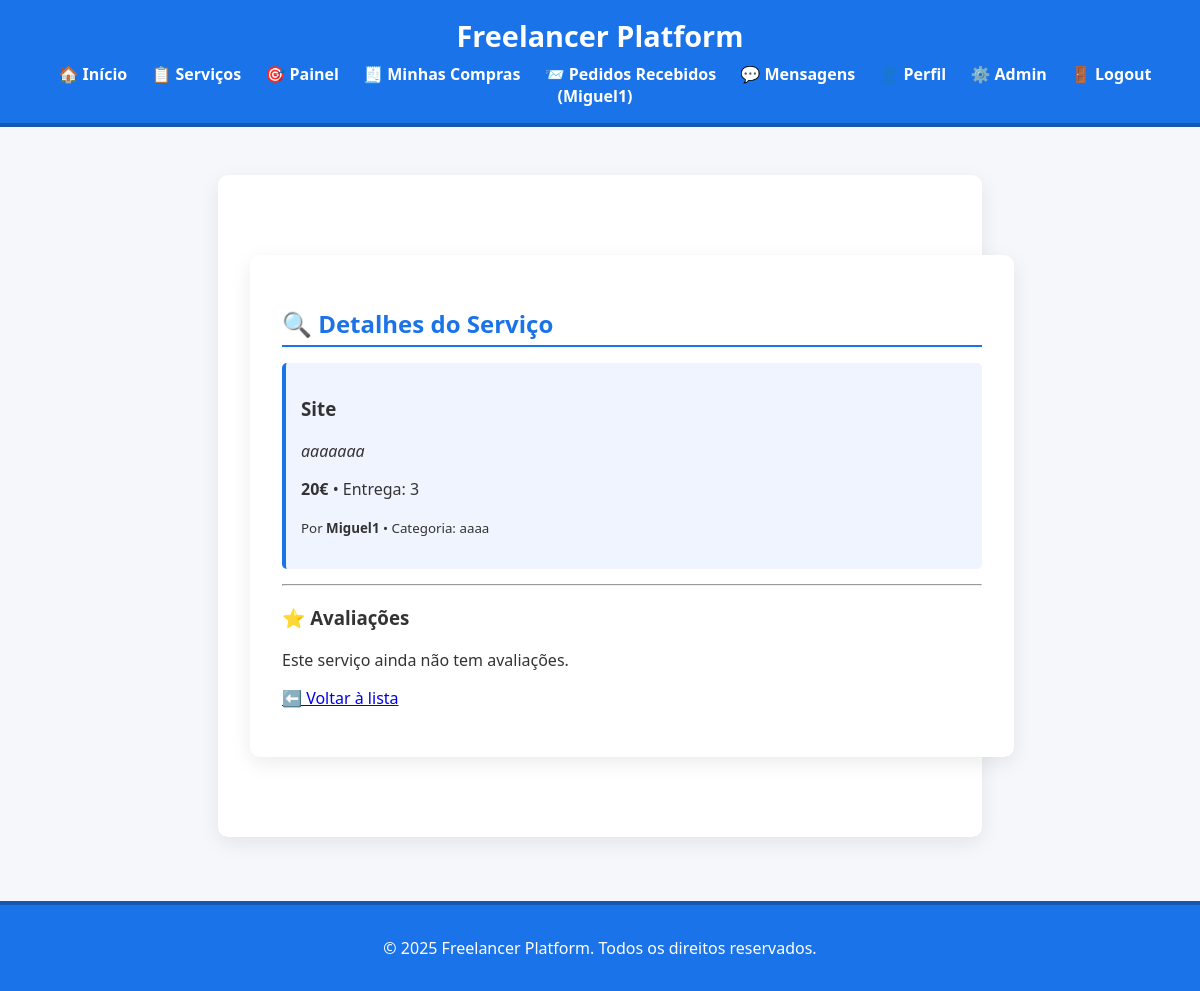
The page /pages/service_detail.php?id=4 (signed in) on the database as committed earlier.
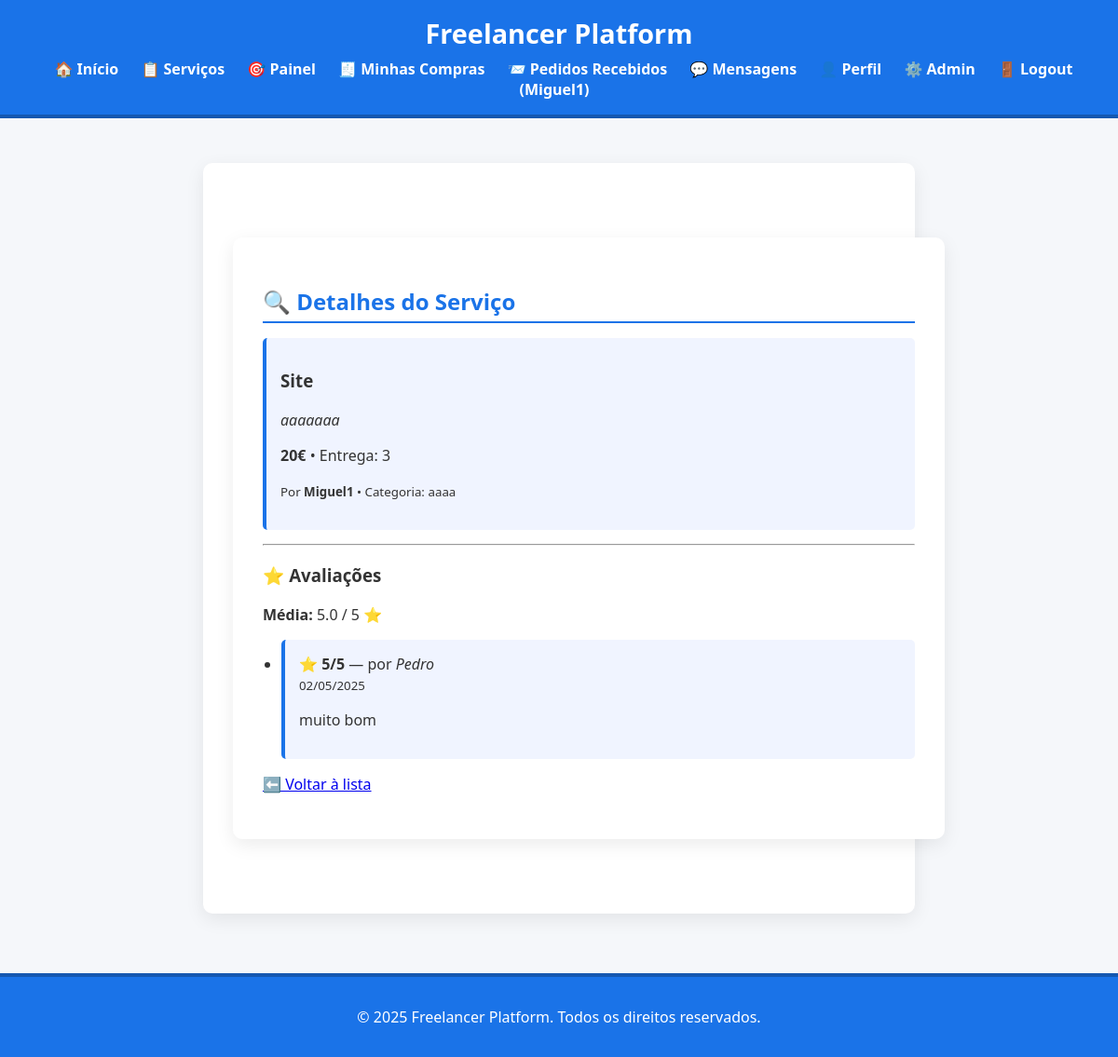
The same page on the database as committed later.
### tables this page shows
CREATE TABLE services (
    id INTEGER PRIMARY KEY AUTOINCREMENT,
    freelancer_id INTEGER NOT NULL,
    title TEXT NOT NULL,
    description TEXT,
    price REAL NOT NULL,
    delivery_time TEXT NOT NULL,
    category TEXT, 
    media_path TEXT,
    is_promoted INTEGER DEFAULT 0,
    FOREIGN KEY(freelancer_id) REFERENCES users(id)
);

CREATE TABLE users (
    id INTEGER PRIMARY KEY AUTOINCREMENT,
    username TEXT NOT NULL UNIQUE,
    email TEXT NOT NULL UNIQUE,
    password_hash TEXT NOT NULL,
    is_admin INTEGER DEFAULT 0
);

CREATE TABLE reviews (
    id INTEGER PRIMARY KEY AUTOINCREMENT,
    transaction_id INTEGER,
    rating INTEGER CHECK(rating BETWEEN 1 AND 5),
    comment TEXT,
    FOREIGN KEY(transaction_id) REFERENCES transactions(id)
);

CREATE TABLE transactions (
    id INTEGER PRIMARY KEY AUTOINCREMENT,
    client_id INTEGER NOT NULL,
    service_id INTEGER NOT NULL,
    status TEXT DEFAULT 'pending',
    created_at TEXT DEFAULT CURRENT_TIMESTAMP,
    completed_at TEXT,
    FOREIGN KEY(client_id) REFERENCES users(id),
    FOREIGN KEY(service_id) REFERENCES services(id)
);

### pages/service_detail.php (the view, shortened to what this page needs)
<?php
require_once '../includes/db.php';
require_once '../includes/header.php';
$id = (int) $_GET['id'];
$stmt = $db->prepare("SELECT s.*, u.username, u.id AS freelancer_id FROM services s JOIN users u ON s.freelancer_id = u.id WHERE s.id = :id");
$stmt->execute([':id' => $id]);
$service = $stmt->fetch(PDO::FETCH_ASSOC);
?>
<main>
<h2>🔍 Detalhes do Serviço</h2>
<div class="service-item">
    <h3><?= htmlspecialchars($service['title']) ?></h3>
    <p><em><?= htmlspecialchars($service['description']) ?></em></p>
    <p><strong><?= htmlspecialchars($service['price']) ?>€</strong> • Entrega: <?= htmlspecialchars($service['delivery_time']) ?></p>
    <p><small>Por <strong><?= htmlspecialchars($service['username']) ?></strong> • Categoria: <?= htmlspecialchars($service['category']) ?></small></p>
</div>
<?php
$stmt = $db->prepare("
    SELECT r.rating, r.comment, t.completed_at, u.username
    FROM reviews r
    JOIN transactions t ON r.transaction_id = t.id
    JOIN users u ON t.client_id = u.id
    WHERE t.service_id = :sid
");
$stmt->execute([':sid' => $service['id']]);
$reviews = $stmt->fetchAll(PDO::FETCH_ASSOC);
$media = count($reviews) ? array_sum(array_column($reviews, 'rating')) / count($reviews) : null;
?>
<hr>
<h3>⭐ Avaliações</h3>
<?php if ($media !== null): ?>
    <p><strong>Média:</strong> <?= number_format($media, 1) ?> / 5 ⭐</p>
<?php else: ?>
    <p>Este serviço ainda não tem avaliações.</p>
<?php endif; ?>
<?php if (count($reviews) > 0): ?>
    <ul>
        <?php foreach ($reviews as $r): ?>
            <li class="service-item">
                <strong>⭐ <?= $r['rating'] ?>/5</strong> — por <em><?= htmlspecialchars($r['username']) ?></em><br>
                <small><?= date('d/m/Y', strtotime($r['completed_at'])) ?></small>
                <?php if (!empty($r['comment'])): ?>
                    <p><?= htmlspecialchars($r['comment']) ?></p>
                <?php endif; ?>
            </li>
        <?php endforeach; ?>
    </ul>
<?php endif; ?>
<p><a href="services.php">⬅️ Voltar à lista</a></p>
</main>
<?php include '../includes/footer.php'; ?>

### includes/header.php (shortened to what this page needs)
<?php
$cssPath = (strpos($_SERVER['PHP_SELF'], '/pages/') !== false) ? '../css/style.css' : 'css/style.css';
?>
<!DOCTYPE html>
<html lang="pt">
<head>
    <link rel="stylesheet" href="<?= $cssPath ?>">
</head>
<body>
<header>
    <h1>Freelancer Platform</h1>
    <nav>
        <a href="/index.php">🏠 Início</a>
        <a href="/pages/services.php">📋 Serviços</a>
        <?php if (isset($_SESSION['user_id'])): ?>
            <a href="/pages/dashboard.php">🎯 Painel</a>
            <a href="/pages/my_orders.php">🧾 Minhas Compras</a>
            <a href="/pages/my_requests.php">📨 Pedidos Recebidos</a>
            <a href="/pages/messages.php">💬 Mensagens</a>
            <a href="/pages/profile.php">👤 Perfil</a>
            <?php if (!empty($_SESSION['is_admin']) && $_SESSION['is_admin'] == 1): ?>
                <a href="/pages/admin.php">⚙️ Admin</a>
            <?php endif; ?>
            <a href="/logout.php">🚪 Logout (<?= htmlspecialchars($_SESSION['username']) ?>)</a>
        <?php else: ?>
            <a href="/login.php">🔐 Login</a>
            <a href="/register.php">📝 Registar</a>
        <?php endif; ?>
    </nav>
</header>
<main>

### includes/footer.php
</main>
<footer>
    <p>&copy; <?= date('Y') ?> Freelancer Platform. Todos os direitos reservados.</p>
</footer>
</body>
</html>

### css/style.css (style rules this page uses)
body { font-family: 'Segoe UI', sans-serif; background-color: #f5f7fa; margin: 0; padding: 0; color: #333; }
header { background-color: #1a73e8; color: white; padding: 1rem 2rem; text-align: center; border-bottom: 4px solid #1558b0; }
header h1 { margin: 0; font-size: 1.8rem; }
nav { margin-top: 0.5rem; }
nav a { margin: 0 10px; color: white; text-decoration: none; font-weight: bold; }
main { padding: 2rem; width: 100%; max-width: 700px; margin: 3rem auto; background-color: white; border-radius: 10px; box-shadow: 0 6px 20px rgba(0, 0, 0, 0.08); }
h2 { color: #1a73e8; border-bottom: 2px solid #1a73e8; padding-bottom: 0.3rem; margin-bottom: 1rem; }
ul { padding-left: 20px; }
.service-item { background-color: #f0f4ff; padding: 15px; border-left: 4px solid #1a73e8; border-radius: 5px; margin-bottom: 15px; }
footer { background-color: #1a73e8; color: white; padding: 1rem 2rem; text-align: center; margin-top: 4rem; border-top: 4px solid #1558b0; }

Rows that differ between the two databases and show on the page:
added reviews: rating "5", users.username "Pedro", transaction.completed_at "02/05/2025", comment "muito bom"
Other text that changed with them:
$media: (not shown) → "5.0"
text no longer shown: "Este serviço ainda não tem avaliações."
text now shown: "Média: / 5 ⭐"
